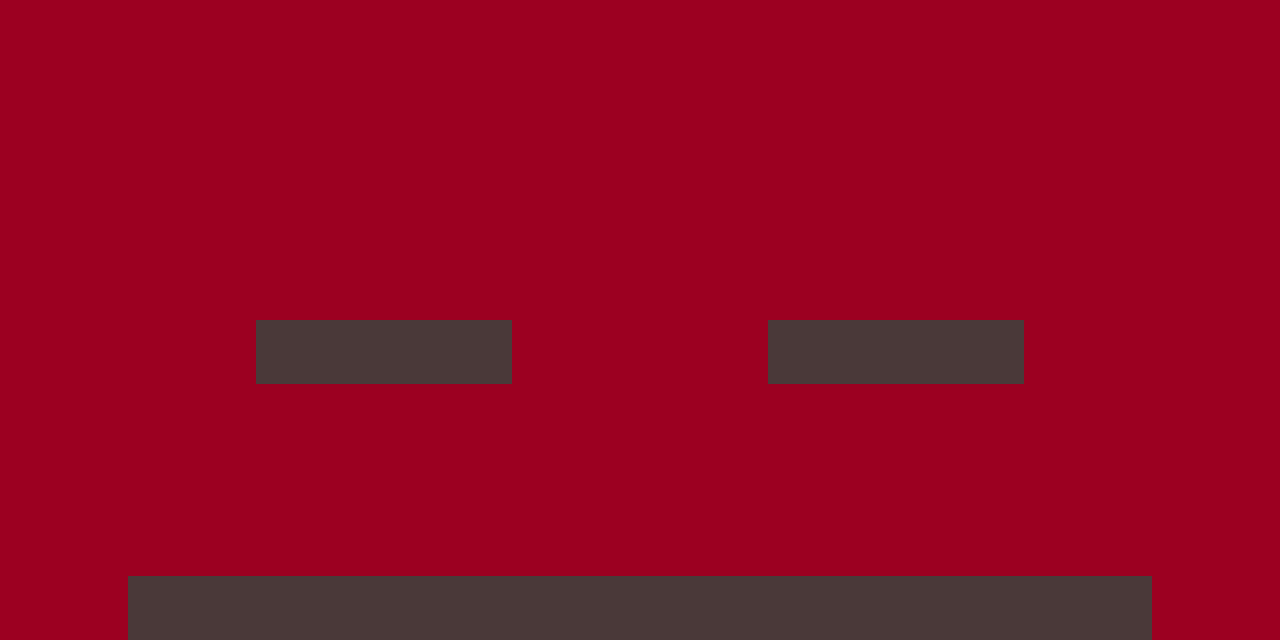

Tiled map render using the project's own tile images. Description and the whole map definition, tile-layer contents included, below:
An orthogonal 20x10 tile map with 64x64 px tiles, 2 tile layers (BackGround, Ground).

<map version="1.10" tiledversion="1.11.0" orientation="orthogonal" renderorder="right-down" width="20" height="10" tilewidth="64" tileheight="64" infinite="0" nextlayerid="3" nextobjectid="1">
 <tileset firstgid="1" name="hud sac" tilewidth="64" tileheight="64" tilecount="96" columns="12">
  <image source="./hud sac.png" width="779" height="512" />
 </tileset>
 <layer id="2" name="BackGround" width="20" height="10">
  <data encoding="csv">
16,16,16,16,16,16,16,16,16,16,16,16,16,16,16,16,16,16,16,16,
16,16,16,16,16,16,16,16,16,16,16,16,16,16,16,16,16,16,16,16,
16,16,16,16,16,16,16,16,16,16,16,16,16,16,16,16,16,16,16,16,
16,16,16,16,16,16,16,16,16,16,16,16,16,16,16,16,16,16,16,16,
16,16,16,16,16,16,16,16,16,16,16,16,16,16,16,16,16,16,16,16,
16,16,16,16,16,16,16,16,16,16,16,16,16,16,16,16,16,16,16,16,
16,16,16,16,16,16,16,16,16,16,16,16,16,16,16,16,16,16,16,16,
16,16,16,16,16,16,16,16,16,16,16,16,16,16,16,16,16,16,16,16,
16,16,16,16,16,16,16,16,16,16,16,16,16,16,16,16,16,16,16,16,
16,16,16,16,16,16,16,16,16,16,16,16,16,16,16,16,16,16,16,16
</data>
 </layer>
 <layer id="1" name="Ground" width="20" height="10">
  <data encoding="csv">
0,0,0,0,0,0,0,0,0,0,0,0,0,0,0,0,0,0,0,0,
0,0,0,0,0,0,0,0,0,0,0,0,0,0,0,0,0,0,0,0,
0,0,0,0,0,0,0,0,0,0,0,0,0,0,0,0,0,0,0,0,
0,0,0,0,0,0,0,0,0,0,0,0,0,0,0,0,0,0,0,0,
0,0,0,0,0,0,0,0,0,0,0,0,0,0,0,0,0,0,0,0,
0,0,0,0,1,1,1,1,0,0,0,0,1,1,1,1,0,0,0,0,
0,0,0,0,0,0,0,0,0,0,0,0,0,0,0,0,0,0,0,0,
0,0,0,0,0,0,0,0,0,0,0,0,0,0,0,0,0,0,0,0,
0,0,0,0,0,0,0,0,0,0,0,0,0,0,0,0,0,0,0,0,
0,0,1,1,1,1,1,1,1,1,1,1,1,1,1,1,1,1,0,0
</data>
 </layer>
</map>
